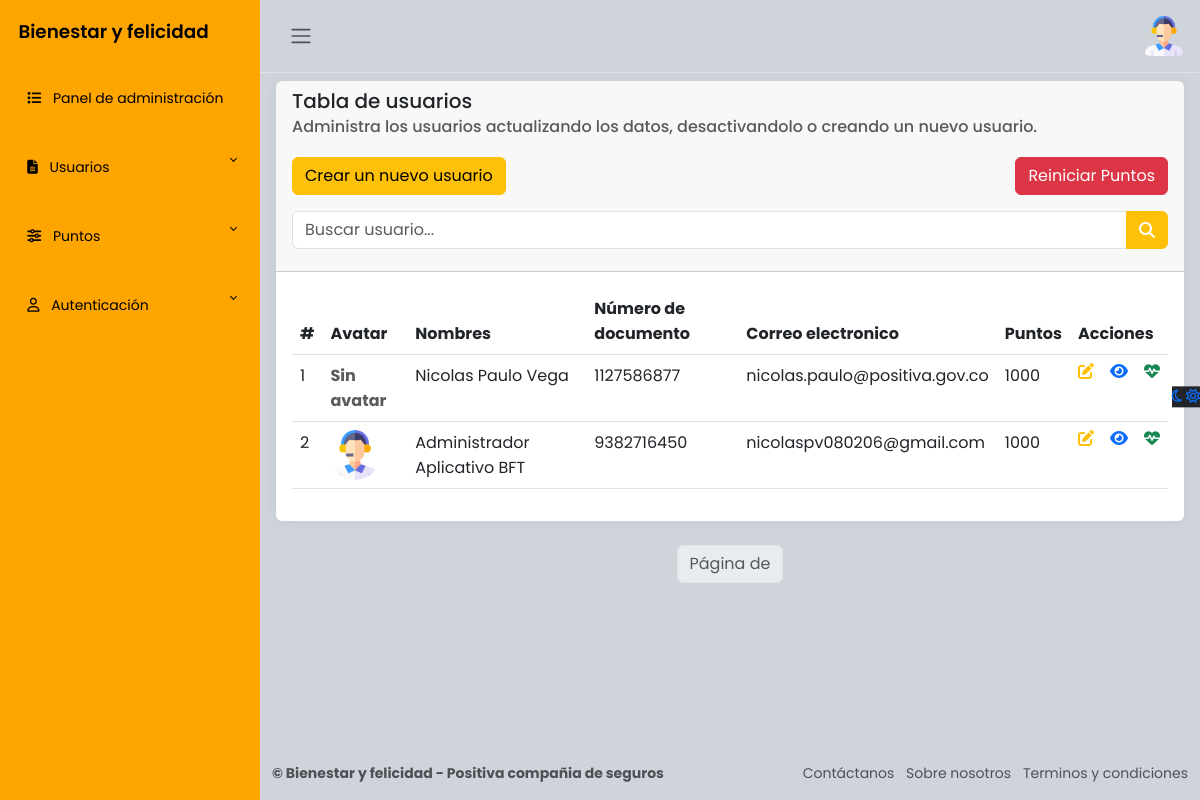
/admin_panel/usuarios (signed in), run on the app's committed database.
### apps/usuarios/models.py (models this page shows, shortened)
class Usuarios(AbstractBaseUser, PermissionsMixin):
    avatar = models.FileField('Avatar', upload_to='usuarios/', null=True, blank=True)
    nombres = models.CharField('Nombres', max_length=50)
    apellidos = models.CharField('Apellidos', max_length=100)
    numero_documento = models.IntegerField('Número de documento', primary_key=True, unique=True)
    correo = models.EmailField('Correo electrónico', max_length=255, unique=True)
    puntos_totales = models.IntegerField('Número total de puntos', default=1000)
    password = models.CharField('Contraseña', max_length=255)
    ultimo_reinicio = models.DateField('Ultimo reinicio de puntos', default=now) # Reiniciar puntos
    is_active = models.BooleanField(default=True)
    is_staff = models.BooleanField(default=False)
    objects = UsuariosManager()
    USERNAME_FIELD = 'numero_documento'
    REQUIRED_FIELDS = ['nombres', 'apellidos', 'correo']
    class Meta:
        verbose_name = 'Usuario'
        verbose_name_plural = 'Usuarios'

### apps/usuarios/views.py (the view)
# urls.py: path('admin_panel/usuarios', login_required(usuarios), name="list_usuarios"),
@login_required(login_url='/accounts/login/')
@user_passes_test(is_staff, login_url='/')
def usuarios(request):
    usuarios = Usuarios.objects.all()
    query = request.GET.get('q', '') # Consultar
    if query:
        usuarios = usuarios.filter(
            Q(numero_documento__icontains = query) |
            Q(nombres__icontains = query) |
            Q(apellidos__icontains = query)
        )
    paginator = Paginator(usuarios,10) # tomar 10 usuarios para paginar
    page_number = request.GET.get('page') # Paginar
    usuarios_paginados = paginator.get_page(page_number) # Mostrar los usuarios paginados
    return render(request, 'admin_dashboard/usuarios/users.html', {'usuario': usuarios_paginados, 'query': query})

### apps/usuarios/views.py (called while the page is built)
def is_staff(user):
    return user.is_active and user.is_staff # Validar si es administrador y esta activo

### apps/usuarios/templates/admin_dashboard/usuarios/users.html (shortened to what this page needs)
{% extends "admin_dashboard/layout.html" %}
{% load static %}
{% block content %}
<main class="content px-3 py-2">
    <div class="card border-0">
        <div class="card-header">
            <h5 class="card-title">
                Tabla de usuarios
            </h5>
            <h6 class="card-subtitle text-muted">
                Administra los usuarios actualizando los datos, desactivandolo o creando un nuevo usuario.
            </h6><br>
            <div class="d-flex justify-content-between w-100">
                <a href="{% url "crear_usuario" %}" class="btn btn-warning">Crear un nuevo usuario</a>
                <a href="{% url "reiniciar_puntos" %}" class="btn btn-danger">Reiniciar Puntos</a>
            </div>
            <form method="get" class="mt-3">
                <div class="input-group">
                    <input type="text" name="q" class="form-control" placeholder="Buscar usuario..." value="{{ request.GET.q }}">
                    <button type="submit" class="btn btn-warning text-white"><i class="fa-solid fa-magnifying-glass"></i></button>
                </div>
            </form>
        </div>
        <div class="card-body">
            <table class="table">
                <thead>
                    <tr>
                        <th scope="col">#</th>
                        <th scope="col">Avatar</th>
                        <th scope="col">Nombres</th>
                        <th scope="col">Número de documento</th>
                        <th scope="col">Correo electronico</th>
                        <th scope="col">Puntos</th>
                        <th scope="col" colspan="3">Acciones</th>
                    </tr>
                </thead>
                <tbody>
                    {% for usuarios in usuario %}
                        <tr>
                            <td>{{ forloop.counter }}</td>
                            <td>
                                {% if usuarios.avatar %}
                                    <img src="{{ usuarios.avatar.url }}" alt="Image" class="img-fluid rounded-circle" style="width: 50px; height: 50px; object-fit: cover;">
                                {% else %}
                                    <span class="text-muted"><strong>Sin avatar</strong></span>
                                {% endif %}
                            </td>
                            <td>{{ usuarios.nombres }} {{ usuarios.apellidos }}</td>
                            <td>{{ usuarios.numero_documento }}</td>
                            <td>{{ usuarios.correo }}</td>
                            <td>{{ usuarios.puntos_totales }}</td>
                            <td><a href="{% url "act_usuario" usuarios.numero_documento %}" class="text-warning"><i class="fa-solid fa-pen-to-square"></i></a></td>
                            <td class="text-center"><a href="{% url "puntos_evidencia" usuarios.numero_documento %}" class="text-prymary"><i class="fa-solid fa-eye"></i></a></td>
                            <td class="text-center"><a href="{% url "puntos" usuarios.numero_documento %}" class="text-success"><i class="fa-solid fa-heart-pulse"></i></a></td>
                        </tr>
                    {% endfor %}
                </tbody>
            </table>
        </div>
    </div>
    <nav>
        <ul class="pagination justify-content-center">
            <li class="page-item disabled">
                <span class="page-link">Página {{ usuarios.number }} de {{ usuarios.paginator.num_pages }}</span>
            </li>
        </ul>
    </nav>
</main>
{% endblock %}

### apps/usuarios/templates/admin_dashboard/layout.html (shortened to what this page needs)
{% load static %}
<html lang="es">
<head>
    <link rel="stylesheet" href="https://cdn.jsdelivr.net/npm/bootstrap@5.3.0-alpha2/dist/css/bootstrap.min.css">
    <link href="https://cdn.jsdelivr.net/npm/bootstrap@5.3.0/dist/css/bootstrap.min.css" rel="stylesheet">
    <link rel="stylesheet" href="{% static 'css/administrador.styles.css' %}">
</head>
<body>
    <div class="wrapper">
        <aside id="sidebar" class="js-sidebar">
            <div class="h-100">
                <div class="sidebar-logo">
                    <a href="{% url "inicio" %}">Bienestar y felicidad</a>
                </div>
                <ul class="sidebar-nav">
                    <li class="sidebar-item">
                        <a href="{% url "admin_panel" %}" class="sidebar-link">
                            <i class="fa-solid fa-list pe-2"></i>
                            Panel de administración
                        </a>
                    </li>
                    <li class="sidebar-item">
                        <a href="#" class="sidebar-link collapsed" data-bs-target="#pages" data-bs-toggle="collapse"
                            aria-expanded="false"><i class="fa-solid fa-file-lines pe-2"></i>
                            Usuarios
                        </a>
                    </li>
                    <li class="sidebar-item">
                        <a href="#" class="sidebar-link collapsed" data-bs-target="#posts" data-bs-toggle="collapse"
                            aria-expanded="false"><i class="fa-solid fa-sliders pe-2"></i>
                            Puntos
                        </a>
                    </li>
                    <li class="sidebar-item">
                        <a href="#" class="sidebar-link collapsed" data-bs-target="#auth" data-bs-toggle="collapse"
                            aria-expanded="false"><i class="fa-regular fa-user pe-2"></i>
                            Autenticación
                        </a>
                    </li>
                </ul>
            </div>
        </aside>
        <div class="main">
            <nav class="navbar navbar-expand px-3 border-bottom">
                <button class="btn" id="sidebar-toggle" type="button">
                    <span class="navbar-toggler-icon"></span>
                </button>
                <div class="navbar-collapse navbar">
                    <ul class="navbar-nav">
                        <li class="nav-item dropdown">
                            <a href="#" data-bs-toggle="dropdown" class="nav-icon pe-md-0">
                                {% if user.is_authenticated %}
                                    {% if user.avatar %}
                                        <img class="avatar img-fluid rounded" src="{{ user.avatar.url }}" alt="Avatar de {{ user.nombres }}">
                                    {% else %}
                                        <img src="{% static "img/usuario/usuario.png" %}" alt="usuario" class="avatar img-fluid">
                                    {% endif %}
                                {% endif %}
                            </a>
                        </li>
                    </ul>
                </div>
            </nav>
            {% block content %}{% endblock %}
            <a href="#" class="theme-toggle">
                <i class="fa-regular fa-moon"></i>
                <i class="fa-regular fa-sun"></i>
            </a>
            <footer class="footer">
                <div class="container-fluid">
                    <div class="row text-muted">
                        <div class="col-6 text-start">
                            <p class="mb-0">
                                <a href="#" class="text-muted">
                                    <strong>&copy; Bienestar y felicidad - Positiva compañia de seguros</strong>
                                </a>
                            </p>
                        </div>
                        <div class="col-6 text-end">
                            <ul class="list-inline">
                                <li class="list-inline-item" data-bs-toggle="modal" data-bs-target="#contactanos">
                                    <a href="#" class="text-muted">Contáctanos</a>
                                </li>
                                <li class="list-inline-item" data-bs-toggle="modal" data-bs-target="#sobreNosotros">
                                    <a href="#" class="text-muted">Sobre nosotros</a>
                                </li>
                                <li class="list-inline-item" data-bs-toggle="modal" data-bs-target="#terminosCondiciones">
                                    <a href="#" class="text-muted">Terminos y condiciones</a>
                                </li>
                            </ul>
                        </div>
                    </div>
                </div>
            </footer>
        </div>
    </div>
</body>
</html>

### static/css/administrador.styles.css (style rules this page uses)
body { font-family: 'Poppins', sans-serif; font-size: 0.875rem; opacity: 1; overflow-y: scroll; margin: 0; }
a { cursor: pointer; text-decoration: none; font-family: 'Poppins', sans-serif; }
li { list-style: none; }
.wrapper { align-items: stretch; display: flex; width: 100%; }
#sidebar { max-width: 260px; min-width: 260px; background: orange; transition: all 0.35s ease-in-out; }
.main { display: flex; flex-direction: column; min-height: 100vh; min-width: 0; overflow: hidden; transition: all 0.35s ease-in-out; width: 100%; background: var(--bs-dark-bg-subtle); }
.sidebar-logo { padding: 1.15rem; }
.sidebar-logo a { color: #000; font-size: 1.15rem; font-weight: 600; }
.sidebar-nav { list-style: none; margin-bottom: 0; padding-left: 0; margin-left: 0; }
a.sidebar-link { padding: 1.5rem 1.7rem; color: #000; position: relative; display: block; font-size: 0.875rem; }
.sidebar-link[data-bs-toggle="collapse"]::after { border: solid; border-width: 0 .075rem .075rem 0; content: ""; display: inline-block; padding: 2px; position: absolute; right: 1.5rem; top: 1.4rem; transform: rotate(-135deg); transition: all .2s ease-out; }
.sidebar-link[data-bs-toggle="collapse"].collapsed::after { transform: rotate(45deg); transition: all .2s ease-out; }
.avatar { height: 40px; width: 40px; }
.navbar-expand .navbar-nav { margin-left: auto; }
.content { flex: 1; max-width: 100vw; width: 100vw; }
@media (min-width:780px) { .content { max-width: auto; width: auto; } }
.card { box-shadow: 0 0 .875rem 0 rgba(34, 46, 60, .05); margin-bottom: 24px; }
.theme-toggle { position: fixed; top: 50%; transform: translateY(-65%); text-align: center; z-index: 10; right: 0; left: auto; border: none; background-color: var(--bs-body-color); }

### data on the page
Usuarios: avatar (picture), nombres "Administrador", apellidos "Aplicativo BFT", numero_documento "9382716450", correo "nicolaspv080206@gmail.com", puntos_totales "1000"
Usuarios: avatar "Sin avatar", nombres "Nicolas", apellidos "Paulo Vega", numero_documento "1127586877", correo "nicolas.paulo@positiva.gov.co", puntos_totales "1000"
